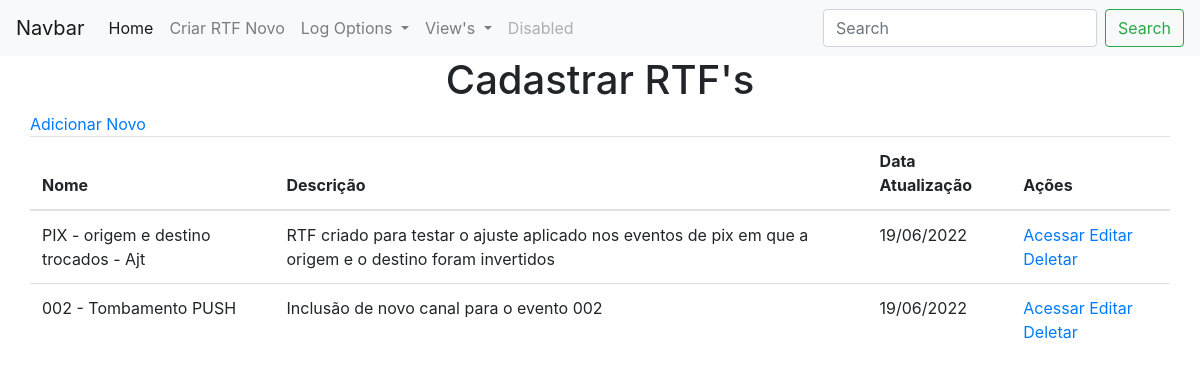
Screenshot of /viewRTF with the database file from the repository.
### app.py (models this page shows, shortened)
class RTFs(db.Model):
    id = db.Column("id", db.Integer, primary_key=True, autoincrement=True)
    name = db.Column(db.String(100))
    descricao = db.Column(db.String(500))
    qtd_pages = db.Column(db.Integer)
    cenarios = db.relationship('Cenarios', backref='rtfs')
    data_criacao = db.Column(db.Date, default=datetime.utcnow().date())
    data_update = db.Column(db.Date, default=datetime.utcnow().date())
    data_criacao_formatada = db.Column(db.String(10))
    data_update_formatada = db.Column(db.String(10))

### app.py (the view)
@app.route("/viewRTF")
def viewRTF():
    rtfs = RTFs.query.all()
    return render_template("viewRTFs.html", values=rtfs)

### templates/viewRTFs.html (shortened to what this page needs)
{% extends "base.html" %}
{% block content%}
    <div class="container">
        <div class="row">
            <div class="col-xs-12">
                <a href="{{url_for('add_rtf')}}">Adicionar Novo</a>
            </div>
            <div class="col-xs-12">
                <table class="table">
                    <thead>
                        <th>Nome</th>
                        <th>Descrição</th>
                        <th>Data Atualização</th>
                        <th>Ações</th>
                    </thead>
                    <tbody>
                        {% for item in values %}
                            <tr>
                                <td>{{ item.name }}</td>
                                <td>{{ item.descricao }}</td>
                                <td>{{ item.data_update_formatada }}</td>
                                <td>
                                    <a href="{{url_for('viewCenarios', id_rtf=item.id, pagina=1)}}">Acessar</a>
                                    <a href="{{url_for('edit_rtf', id=item.id)}}">Editar</a>
                                    <a href="{{url_for('delete_rtf', id=item.id)}}">Deletar</a>
                                </td>
                            </tr>
                        {% endfor %}
                    </tbody>
                </table>
            </div>
        </div>
    </div>
{% endblock %}

### templates/base.html (shortened to what this page needs)
<!DOCTYPE html>
<html lang="pt-br">
<head>
    <link rel="stylesheet" href="https://cdn.jsdelivr.net/npm/bootstrap@4.3.1/dist/css/bootstrap.min.css"
>
</head>
    <body>
        <nav class="navbar navbar-expand-lg navbar-light bg-light">
            <a class="navbar-brand" href="#">Navbar</a>
            <div class="collapse navbar-collapse" id="navbarSupportedContent">
                <ul class="navbar-nav mr-auto">
                    <li class="nav-item active">
                        <a class="nav-link" href="{{ url_for('index') }}">Home <span class="sr-only">(current)</span></a>
                    </li>
                    <li class="nav-item">
                        <a class="nav-link" href="{{url_for('add_rtf')}}">Criar RTF Novo</a>
                    </li>
                    <li class="nav-item dropdown">
                        <a class="nav-link dropdown-toggle" href="#" id="navbarDropdownLog" role="button" data-toggle="dropdown"
                           aria-haspopup="true" aria-expanded="false">
                            Log Options
                        </a>
                    </li>
                    <li class="nav-item dropdown">
                        <a class="nav-link dropdown-toggle" href="#" id="navbarDropdownViews" role="button" data-toggle="dropdown"
                           aria-haspopup="true" aria-expanded="false">
                            View's
                        </a>
                    </li>
                    <li class="nav-item">
                        <a class="nav-link disabled" href="#" tabindex="-1" aria-disabled="true">Disabled</a>
                    </li>
                </ul>
                <form class="form-inline my-2 my-lg-0">
                    <input class="form-control mr-sm-2" type="search" placeholder="Search" aria-label="Search">
                    <button class="btn btn-outline-success my-2 my-sm-0" type="submit">Search</button>
                </form>
            </div>
        </nav>
        <div class="container-fluid">
            <h1 style="style=color:red;text-align:center;">Cadastrar RTF's</h1>
            {% block content %}{% endblock %}
        </div>
    </body>
</html>

### rows the page displays
RTFs: name "PIX - origem e destino trocados - Ajt", descricao "RTF criado para testar o ajuste aplicado nos eventos de pix em que a origem e o destino foram invertidos", data_update_formatada "19/06/2022"
RTFs: name "002 - Tombamento PUSH", descricao "Inclusão de novo canal para o evento 002", data_update_formatada "19/06/2022"
